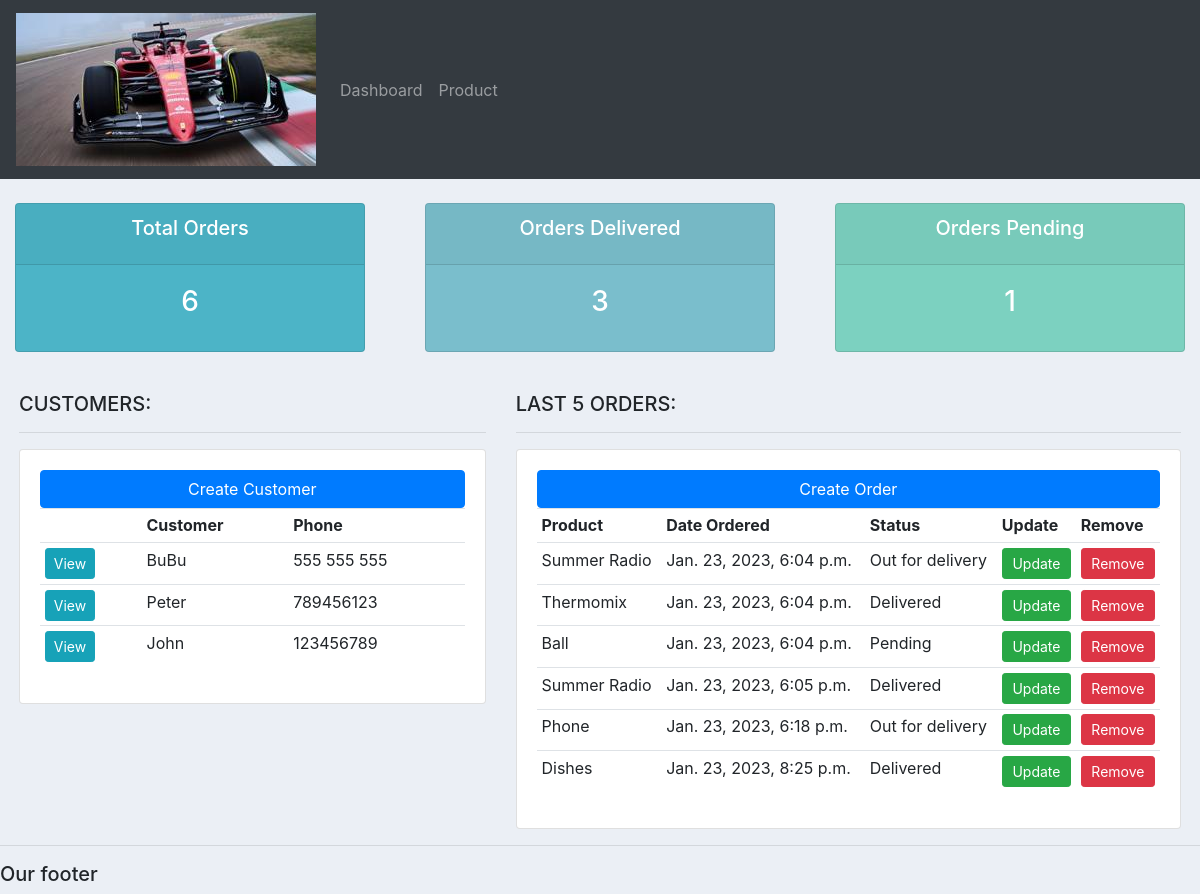
The page / on the database its author committed.
### accounts/models.py (models this page shows, shortened)
class Customer(models.Model):
    name = models.CharField(max_length=200, null=True)
    phone = models.CharField(max_length=200, null=True)
    email = models.CharField(max_length=200, null=True)
    date_created = models.DateTimeField(auto_now_add=True, null=True)

class Order(models.Model):
    STATUS = (
        ('Pending', 'Pending'), #(A,B) - A -> Value to be set, B -> value seen in the list
        ('Out for delivery', 'Out for delivery'),
        ('Delivered', 'Delivered'),
    )
    customer = models.ForeignKey(Customer, null=True, on_delete= models.SET_NULL)
    product = models.ForeignKey(Product, null=True, on_delete= models.SET_NULL)
    status = models.CharField(max_length=200, null=True, choices=STATUS)
    date_created = models.DateTimeField(auto_now_add=True, null=True)

class Product(models.Model):
    CATEGORY = (
        ('Indoor', 'Indoor'),
        ('Outdoor', 'Outdoor'),
    )
    name = models.CharField(max_length=200, null=True)
    price = models.FloatField(null=True)
    category = models.CharField(max_length=200, null=True, choices=CATEGORY)
    description = models.CharField(max_length=200, null=True)
    tags = models.ManyToManyField(Tag)
    date_created = models.DateTimeField(auto_now_add=True, null=True)
    def __str__(self):
        return self.name

### accounts/views.py (the view)
# urls.py: path('', views.home, name="crm-home"),
def home(request):
    customers = Customer.objects.all()
    orders = Order.objects.all()
    total_customers = customers.count()
    total_orders = orders.count()
    delivered = orders.filter(status = 'Delivered').count()
    pending = orders.filter(status = 'Pending').count()
    context = {
        'customers': customers,
        'orders': orders,
        'total_customers': total_customers,
        'total_orders': total_orders,
        'delivered': delivered,
        'pending': pending,
         }
    return render(request, 'accounts/dashboard.html', context)

### accounts/templates/accounts/dashboard.html
{% extends 'accounts/main.html' %}
{% block content %}
{% include 'accounts/status.html' %}
<br>
<div class="row mr-1 ml-1">
    <div class="col-md-5">
        <h5> CUSTOMERS: </h5>
        <hr>
        <div class="card card-body">
            <a class="btn btn-primary btn sm btn-block" href="#"> Create Customer </a>
            <table class="table table-sm">
                <tr>
                    <th></th>
                    <th>Customer</th>
                    <th>Phone</th>
                </tr>
                {% for customer in customers %}
                <tr>
                    <td> <a href="{% url 'crm-customer' customer.id %}" class="btn btn-sm btn-info">View</a></td>
                    <td> {{ customer.name }} </td>
                    <td> {{ customer.phone }} </td>
                </tr>
                {% endfor %}
            </table>
        </div>
    </div>
    <div class="col-md-7">
        <h5> LAST 5 ORDERS: </h5>
        <hr>
        <div class="card card-body">
            <a class="btn btn-primary btn sm btn-block" href="{% url 'crm-create-order' %}"> Create Order </a>
            <table class="table table-sm">
                <tr>
                    <th>Product</th>
                    <th>Date Ordered</th>
                    <th>Status</th>
                    <th>Update</th>
                    <th>Remove</th>
                </tr>
                {% for order in orders %}
                <tr>
                    <td> {{ order.product }} </td>
                    <td> {{ order.date_created }} </td>
                    <td> {{ order.status }} </td>
                    <td> <a href="{% url 'crm-update-order' order.id %}" class="btn btn-success btn-sm btn-block"> Update  </a> </td>
                    <td> <a href="{% url 'crm-delete-order' order.id %}"  class="btn btn-danger btn-sm btn-block"> Remove </a> </td>
                </tr>
                {% endfor %}
            </table>
        </div>
    </div>
</div>
{% endblock %}

### static/css/main.css (style rules this page uses)
body { background-color: #ebeff5; }

### rows shown on the page
Customer: name "BuBu", phone "555 555 555"
Customer: name "Peter", phone "789456123"
Customer: name "John", phone "123456789"
Order: product "Summer Radio", date_created "Jan. 23, 2023, 6:04 p.m.", status "Out for delivery"
Order: product "Thermomix", date_created "Jan. 23, 2023, 6:04 p.m.", status "Delivered"
Order: product "Ball", date_created "Jan. 23, 2023, 6:04 p.m.", status "Pending"
Order: product "Summer Radio", date_created "Jan. 23, 2023, 6:05 p.m.", status "Delivered"
Order: product "Phone", date_created "Jan. 23, 2023, 6:18 p.m.", status "Out for delivery"
Order: product "Dishes", date_created "Jan. 23, 2023, 8:25 p.m.", status "Delivered"

### other values the page prints
{{ total_orders }} "6"
{{ delivered }} "3"
{{ pending }} "1"
